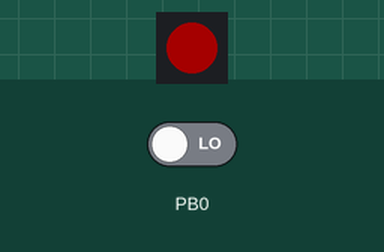
A sketch run on a simulated ATtiny85, built with avr-gcc and run on an emulated ATtiny85. Shown: 1 RGB LEDs in strip order, left to right. Inputs (shaded band) come from the test bench; at power-on: PB0 LOW. Dim RGB values are drawn brighter than linear.

Above: at 3.27 s.
At 4.97 s:
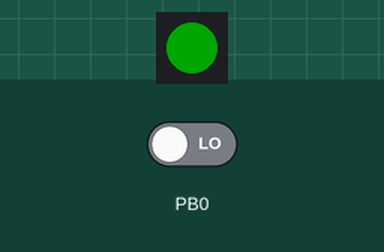
At 6.7 s:
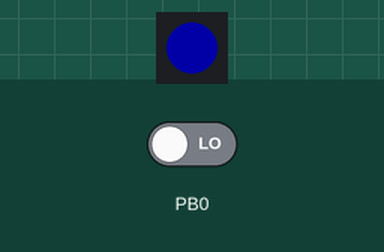
At 7.73 s:
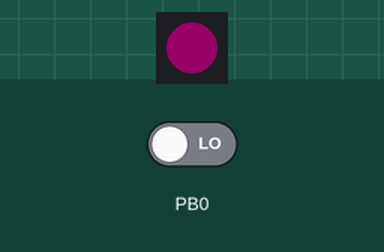
Timing chart, 0 to 9.2 s (numbered marks = the images above):
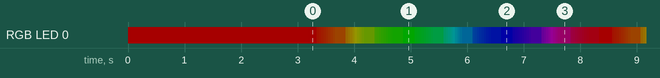

Measured:
- by itself, everything shown: repeats every 5.2 s, in 84 steps

The sketch:

KB-rickroll.ino
```cpp
#include "DigiKeyboard.h"
#include <Adafruit_NeoPixel.h>

#define PIXEL_PIN 1
Adafruit_NeoPixel pixel = Adafruit_NeoPixel(1, PIXEL_PIN, NEO_GRB + NEO_KHZ800);

void setup() {
  pixel.begin();
  pixel.show();
  pixel.setBrightness(40);
  pixelWrite(255,0,0);
  //DigiKeyboard.delay(2000);
  if (digitalRead(0)) {
    return; // don't activate
    pixelWrite(0,255,0);
  }

  // don't need to set anything up to use DigiKeyboard
  DigiKeyboard.delay(500);
  DigiKeyboard.sendKeyStroke(0);
  DigiKeyboard.sendKeyStroke(KEY_R, MOD_GUI_LEFT);
  DigiKeyboard.delay(600);
  //DigiKeyboard.print("https://youtu.be/dQw4w9WgXcQ?t=43s");
  DigiKeyboard.print("https://youtu.be/dQw4w9WgXcQ");
  DigiKeyboard.sendKeyStroke(KEY_ENTER);
  DigiKeyboard.delay(2000);
  DigiKeyboard.sendKeyStroke(KEY_SPACE);
//  DigiKeyboard.sendKeyStroke(KEY_F11);
}

void pixelWrite(int r, int g, int b) {
  pixel.setPixelColor(0, pixel.Color(r, g, b));
  pixel.show();
}

void rainbow(uint8_t wait) {
  uint16_t i, j;

  for(j=0; j<256; j++) {
    pixel.setPixelColor(i, Wheel((i+j) & 255));
    pixel.show();
    DigiKeyboard.delay(wait);
  }
}

// Input a value 0 to 255 to get a color value.
// The colours are a transition r - g - b - back to r.
uint32_t Wheel(byte WheelPos) {
  WheelPos = 255 - WheelPos;
  if(WheelPos < 85) {
    return pixel.Color(255 - WheelPos * 3, 0, WheelPos * 3);
  }
  if(WheelPos < 170) {
    WheelPos -= 85;
    return pixel.Color(0, WheelPos * 3, 255 - WheelPos * 3);
  }
  WheelPos -= 170;
  return pixel.Color(WheelPos * 3, 255 - WheelPos * 3, 0);
}

void loop() {
  rainbow(20);
}
```
